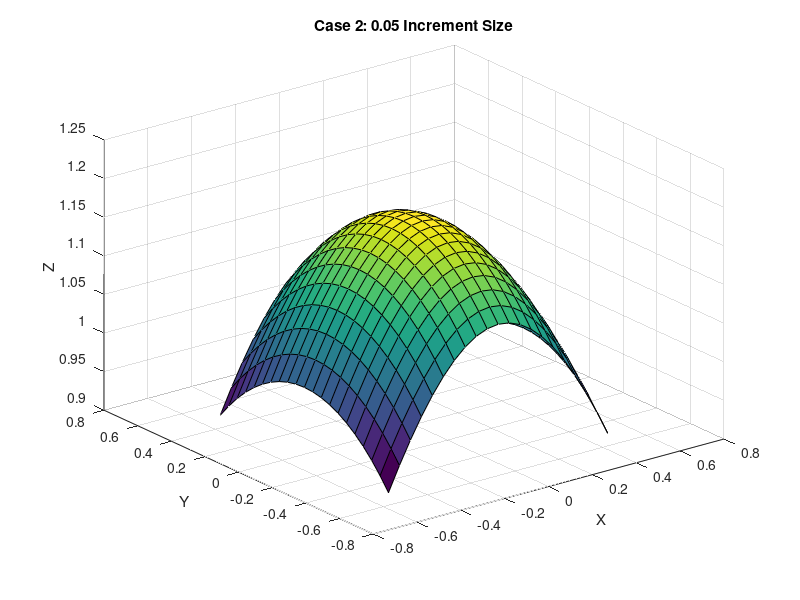

This figure's MATLAB source:
%% Question 3a, case 1
[x y] = meshgrid(-0.5:0.1:0.5);
z = (-cos((x.^2)*y+1)+sqrt((cos((x.^2)*y+1)).^2+4*(x.^2+1).*(2-x.^2-y.^2)))./(2*(x.^2+1));
surf(x,y,z)

% Add labels
title('Case 1: 0.1 Increment Size');
xlabel('X');
ylabel('Y');
zlabel('Z');

%% Question 3a, case 2
[x y] = meshgrid(-0.5:0.05:0.5);
z = (-cos((x.^2)*y+1)+sqrt((cos((x.^2)*y+1)).^2+4*(x.^2+1).*(2-x.^2-y.^2)))./(2*(x.^2+1));
surf(x,y,z)

% Add labels
title('Case 2: 0.05 Increment Size');
xlabel('X');
ylabel('Y');
zlabel('Z');
